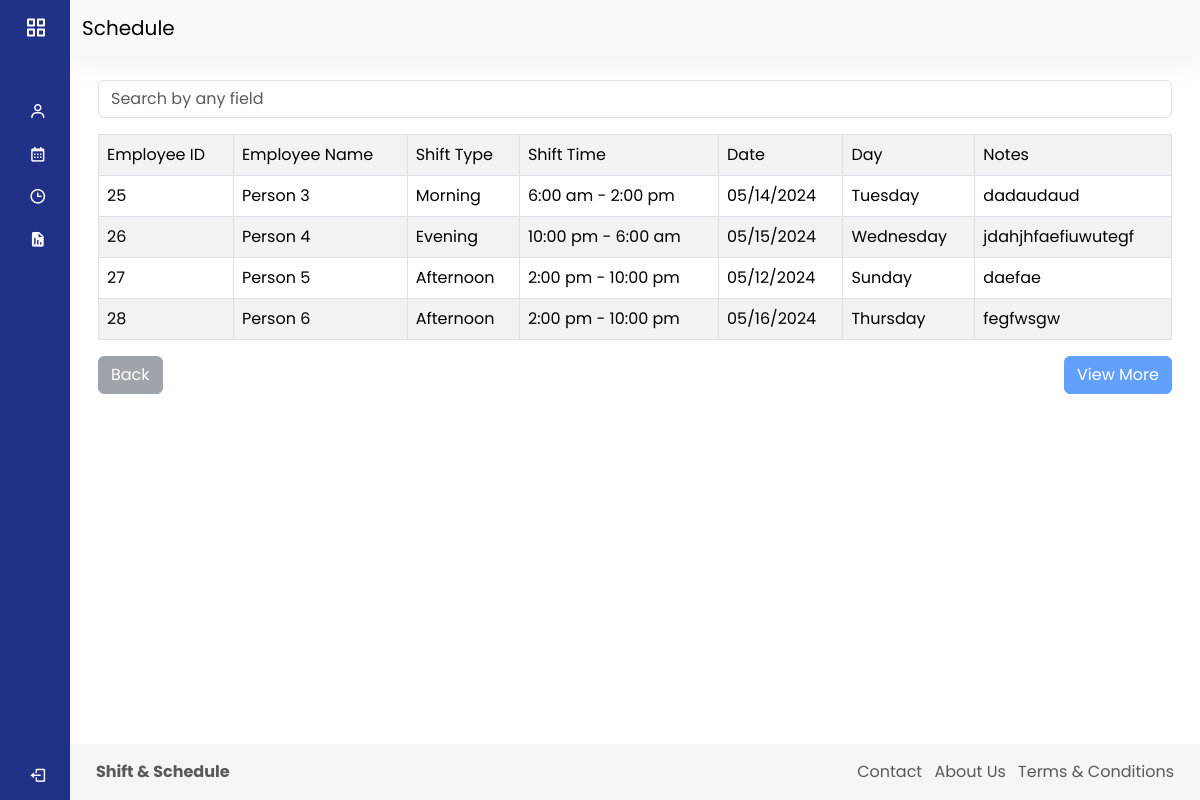
The page /user/viewsched.php on the database as committed earlier.
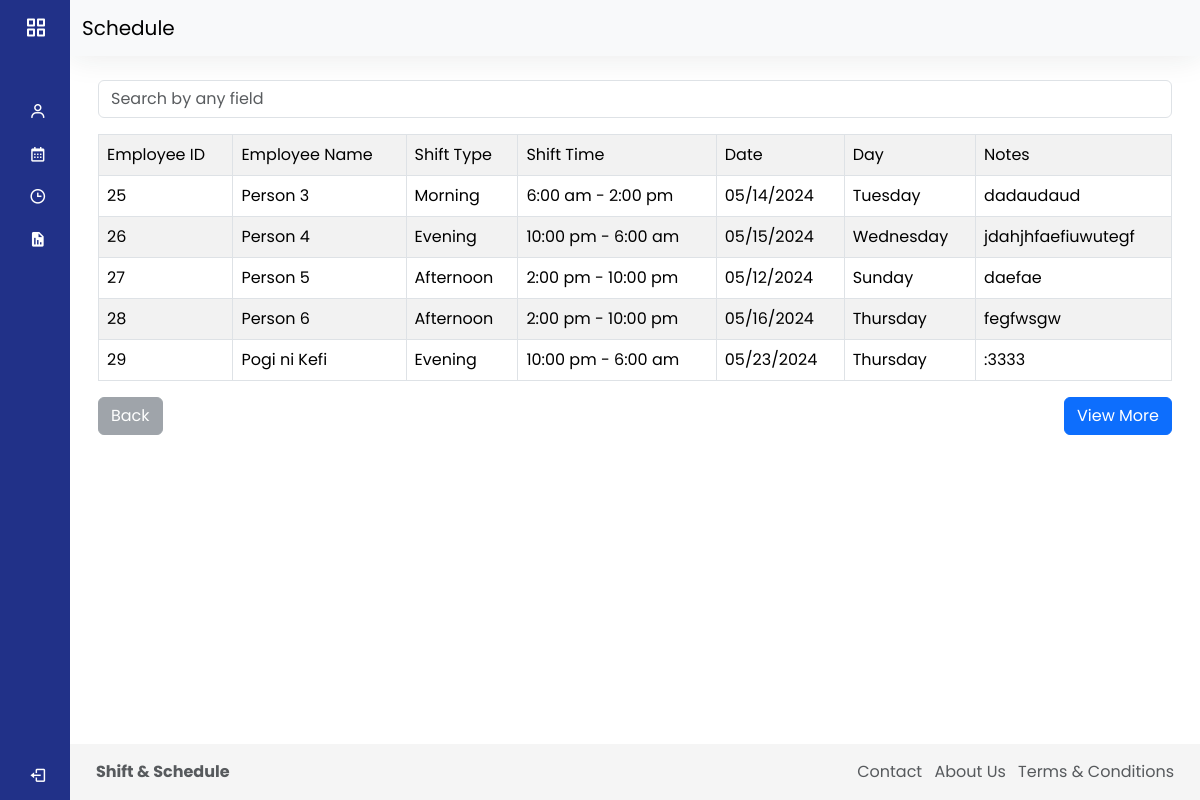
The same page on the database as committed later.
### tables this page shows
CREATE TABLE `shift_table` (
  `shift_id` int(25) NOT NULL,
  `employeeName` varchar(255) NOT NULL,
  `shift_type` varchar(255) NOT NULL,
  `shift_time` varchar(255) NOT NULL,
  `date` varchar(255) NOT NULL,
  `day` varchar(255) NOT NULL,
  `notes` longtext NOT NULL
);

### user/viewsched.php (the view, shortened to what the changed rows need)
<?php
require_once("/xampp/htdocs/LEI/connections.php");
$limit = 5;
$page = isset($_GET['page']) ? (int)$_GET['page'] : 1;
$offset = ($page - 1) * $limit;
$query = "SELECT * FROM shift_table";
$query .= " LIMIT $limit OFFSET $offset";
$result = mysqli_query($connections, $query);
?>
<!DOCTYPE html>
<html>
<head>
    <link href='https://unpkg.com/boxicons@2.1.4/css/boxicons.min.css' rel='stylesheet'>
    <link href="https://cdn.jsdelivr.net/npm/bootstrap@5.3.2/dist/css/bootstrap.min.css" rel="stylesheet"
>
    <link rel="stylesheet" href="dashboard.css">
</head>
<body>
    <div class="wrapper">
        <div class="main">
            <main class="content px-3 py-4">
                <div class="container">
                    <table id="documentsTable" class="table table-striped table-bordered mx-auto custom-table">
                                <?php
                                while ($row = mysqli_fetch_assoc($result)) {
                                    $shift_id = $row ['shift_id'];
                                    $employeeName = $row['employeeName'];
                                    $shift_type = $row['shift_type'];
                                    $shiftTime = $row['shift_time'];
                                    $date = $row['date'];
                                    $dateDay = $row['day'];
                                    $notes = $row['notes'];
                                ?>
                                    <tr>
                                        <td><?php echo $shift_id ?></td>
                                        <td><?php echo $employeeName ?></td>
                                        <td><?php echo $shift_type ?></td>
                                        <td><?php echo $shiftTime ?></td>
                                        <td><?php echo $date ?></td>
                                        <td><?php echo $dateDay ?></td>
                                        <td><?php echo $notes ?></td>
                                    </tr>
                                    <?php } ?>
                    </table>
                </div>
            </main>
        </div>
    </div>
</body>
</html>

Rows that differ between the two databases and show on the page:
added shift_table: shift_id "29", employeeName "Pogi ni Kefi", shift_type "Evening", shift_time "10:00 pm - 6:00 am", date "05/23/2024", day "Thursday", notes ":3333"
